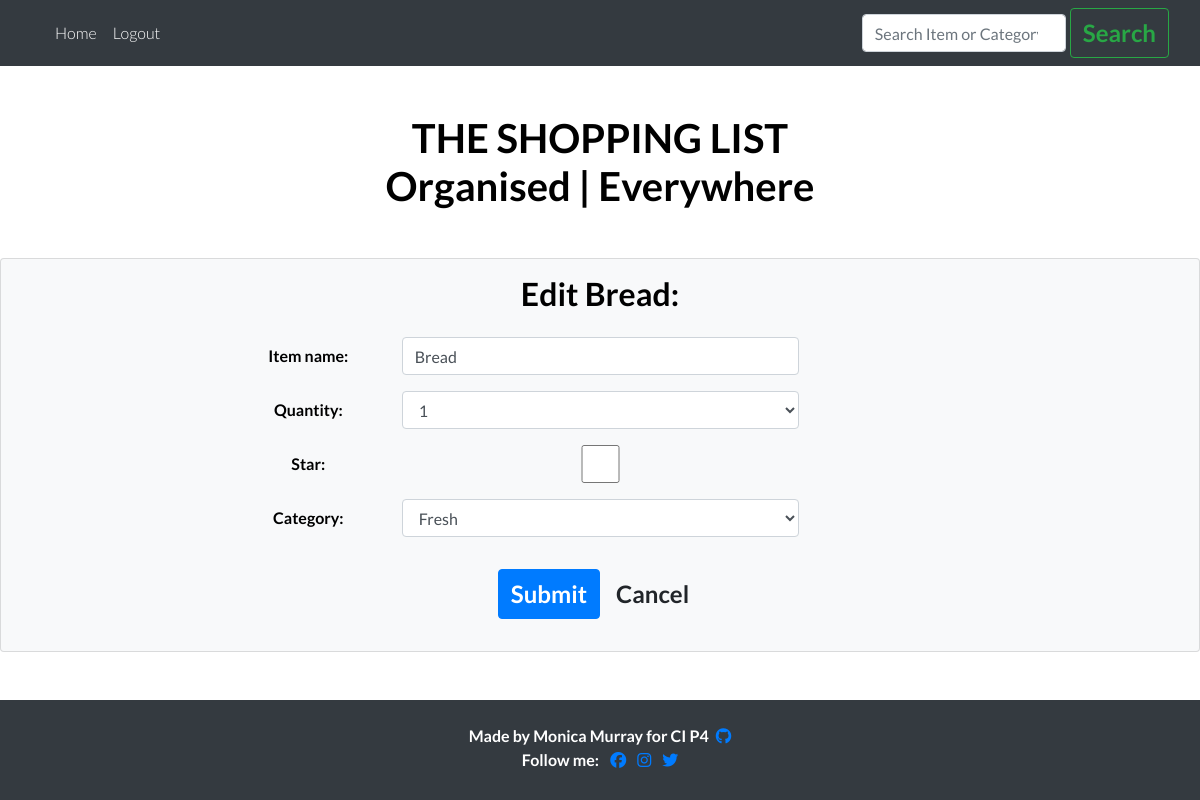
Page /edit/96/ (signed in) on the committed database.
### list/models.py (models this page shows)
class Entry(models.Model):
    item_name = models.CharField(
        max_length=60, null=False, blank=False)
    quantity = models.IntegerField(
        choices=QUANTITY_CHOICES, default='1')
    star = models.BooleanField(default=False)
    user = models.ForeignKey(User, on_delete=models.CASCADE)
    category = models.CharField(
        max_length=20, choices=CATEGORY_CHOICES, default='Fresh')
    added_on = models.DateTimeField(auto_now_add=True)
    check_item_as_done = models.BooleanField(default=False)
    class Meta:
        ordering = ['-added_on', '-star', ]
    def __str__(self):
        return self.item_name

### list/views.py (the view, shortened to what this page needs)
# urls.py: path('edit/<int:pk>/', views.EditView.as_view(), name='edit'),
class EditView(UserPassesTestMixin, UpdateView):
    model = Entry
    template_name = 'edit_entry.html'
    form_class = AddForm
    pk_url_kwarg = 'pk'
    success_url = reverse_lazy('home')
    def test_func(self):
        return self.request.user == self.get_object().user

### list/forms.py
class AddForm(forms.ModelForm):
    class Meta:
        model = Entry
        fields = ('item_name', 'quantity', 'star', 'category',)

### templates/edit_entry.html (shortened to what this page needs)
{% extends 'base.html' %}
{% load widget_tweaks %}
{% block content %}
<div class="row justify-content-center">
    <h2 class="text-capitalize mt-3">Edit {{entry}}:</h2>
</div>
<div class="container pt-3">
    <form method="post">
        {% for field in form.visible_fields %}
        <div class="form-group row offset-md-2">
            <label for="{{field.id_for_label}}" class="col-sm-2 col-form-label">{{ field.label }}:</label>
            <div class="col-sm-8">
                {{ field|add_class:'form-control col-sm-8 text-capitalize'}}
            </div>
        </div>
        {% endfor %}
        <div class="form-group pt-3">
            <button type="submit" class="btn btn-primary mb-3">Submit</button>
            <a href="{% url 'home' %}" class="btn btn-default mb-3">Cancel</a>
        </div>
    </form>
</div>
{% endblock %}

### static/css/style.css (style rules this page uses)
html, body { height: 100%; }
body { background-color: #fff; font-family: 'Lato', sans-serif; color: black; text-align: center; font-weight: 300; display: flex; flex-direction: column; }
h1, h2, h3, h4, h5, h6, p { font-family: 'Lato', sans-serif; color: black; font-weight: 700; }
.form-group { font-family: 'Lato', sans-serif; color: black; font-weight: 700; }
.btn { font-size: 1.5rem; font-weight: bold; }

### rows in the picture
Entry: item_name "Bread", visible_fields "Bread" "1" "Fresh"

### other values in the picture
{{ field.label }} "Item name" "Quantity" "Star" "Category"
